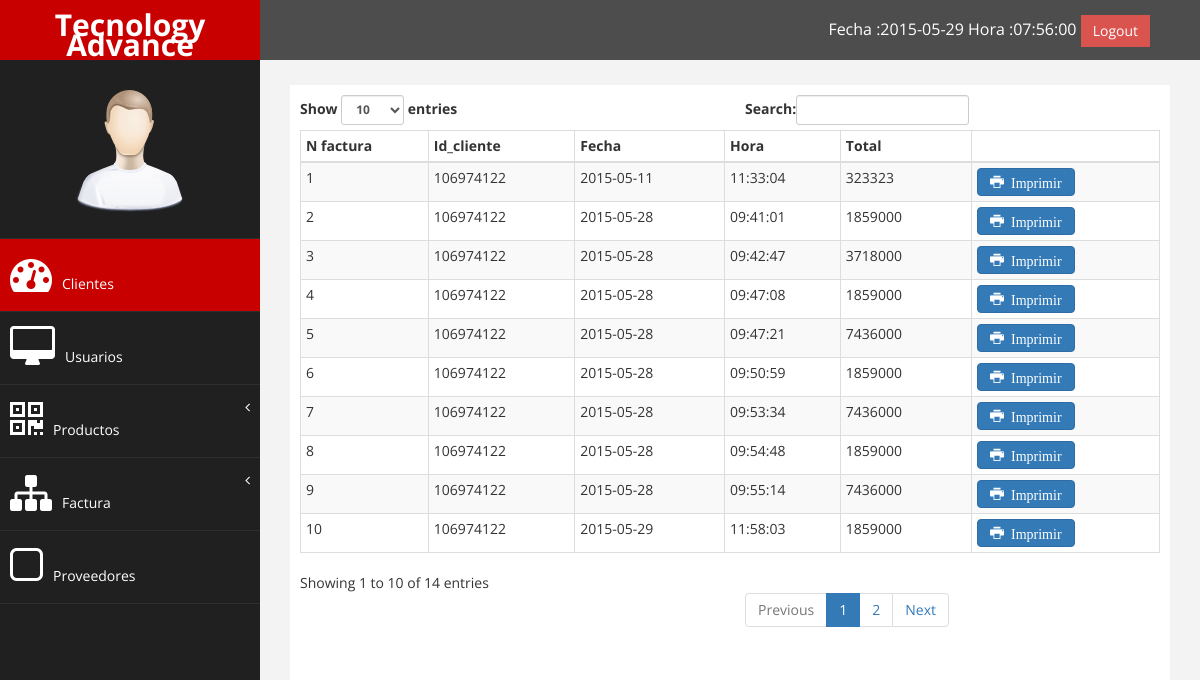
Page /index.php/Listado_factura (signed in) on the committed database.
### tables this page shows
CREATE TABLE IF NOT EXISTS `factura` (
  `id_factura` int(11) NOT NULL AUTO_INCREMENT,
  `id_cliente` varchar(20) DEFAULT NULL,
  `fecha` date DEFAULT NULL,
  `hora` time DEFAULT NULL,
  `id_usuario` varchar(20) DEFAULT NULL,
  `total` int(11) DEFAULT NULL,
  PRIMARY KEY (`id_factura`),
  KEY `id_usuario` (`id_usuario`),
  KEY `id_cliente` (`id_cliente`)
);

### controlador.php (called while the page is built, shortened)
<?php
class Controlador{
function Listado_factura_action(){
      $facturas2 = new Factura();
      $facturas2 =$facturas2->Consultar_facturas();
       require "Plantillas/listar_facturas.php";
}
}
?>

### Modelos/conexion.php (called while the page is built, shortened)
<?php
class Conexion_DB {
private $registro = array();
 function conectar_base_de_datos(){
	 $this->conexion=mysqli_connect("localhost","root","","tecnologyadvance");
   return $this->conexion;
   }
   function Estrae_todo_registro($tabla){
       $this->consulta = "SELECT * FROM $tabla";
       $this->resultado = mysqli_query($this->conectar_base_de_datos(),  $this->consulta);
    while ( $this->fila = mysqli_fetch_assoc( $this->resultado)) {
       $this->registro[] =  $this->fila;
    }
    return     $this->registro;
  }
}
?>

### Modelos/factura.php (called while the page is built, shortened)
<?php
class Factura extends Conexion_DB{
function Consultar_facturas(){
 $this->extraido=$this->Estrae_todo_registro("factura");
 return $this->extraido;
}
}
?>

### Plantillas/listar_facturas.php (the view, shortened to what this page needs)
<table id="hola" class="table table-striped table-bordered table-condensed table-hover display color2 " cellspacing="0" width="100%">
  <thead>
  <tr>
           <th>N factura</th>
           <th>Id_cliente</th>
           <th>Fecha</th>
           <th>Hora</th>
           <th>Total</th>
           <th>
  </tr>
    </thead>
     <tbody id="Fila">
         <?php foreach($facturas2 as $row){ ?>
        <tr id="<?php echo $row['id_factura'];?>">
        <td ><?php echo $row['id_factura'];?></td>
        <td id="1"><?php echo $row['id_cliente'];?></td>
        <td id="3"><?php echo $row['fecha'];?></td>
        <td id="3"><?php echo $row['hora'];?></td>
        <td id="3"><?php echo $row['total'];?></td>
        <td><a href="imprimir?n_fact=<?php echo $row['id_factura'];?>" class="btn btn-primary icon icon-print">  Imprimir</a></td>
      </tr>
      <?php }  ?>
     </tbody>
</table>
<?php $contenido=ob_get_clean();
require "base2.php";
?>

### css/estilos2.css (style rules this page uses)
body { font-family:OpenSans-Light; font-size: 140%; }

### assets/css/custom.css (style rules this page uses)
body { font-family: 'Open Sans', sans-serif; }

### rows in the picture
factura: id_factura "1", id_cliente "106974122", fecha "2015-05-11", hora "11:33:04", total "323323"
factura: id_factura "2", id_cliente "106974122", fecha "2015-05-28", hora "09:41:01", total "1859000"
factura: id_factura "3", id_cliente "106974122", fecha "2015-05-28", hora "09:42:47", total "3718000"
factura: id_factura "4", id_cliente "106974122", fecha "2015-05-28", hora "09:47:08", total "1859000"
factura: id_factura "5", id_cliente "106974122", fecha "2015-05-28", hora "09:47:21", total "7436000"
factura: id_factura "6", id_cliente "106974122", fecha "2015-05-28", hora "09:50:59", total "1859000"
factura: id_factura "7", id_cliente "106974122", fecha "2015-05-28", hora "09:53:34", total "7436000"
factura: id_factura "8", id_cliente "106974122", fecha "2015-05-28", hora "09:54:48", total "1859000"
factura: id_factura "9", id_cliente "106974122", fecha "2015-05-28", hora "09:55:14", total "7436000"
factura: id_factura "10", id_cliente "106974122", fecha "2015-05-29", hora "11:58:03", total "1859000"

### other values in the picture
strftime("%Y-%m-%d") "2015-05-29"
